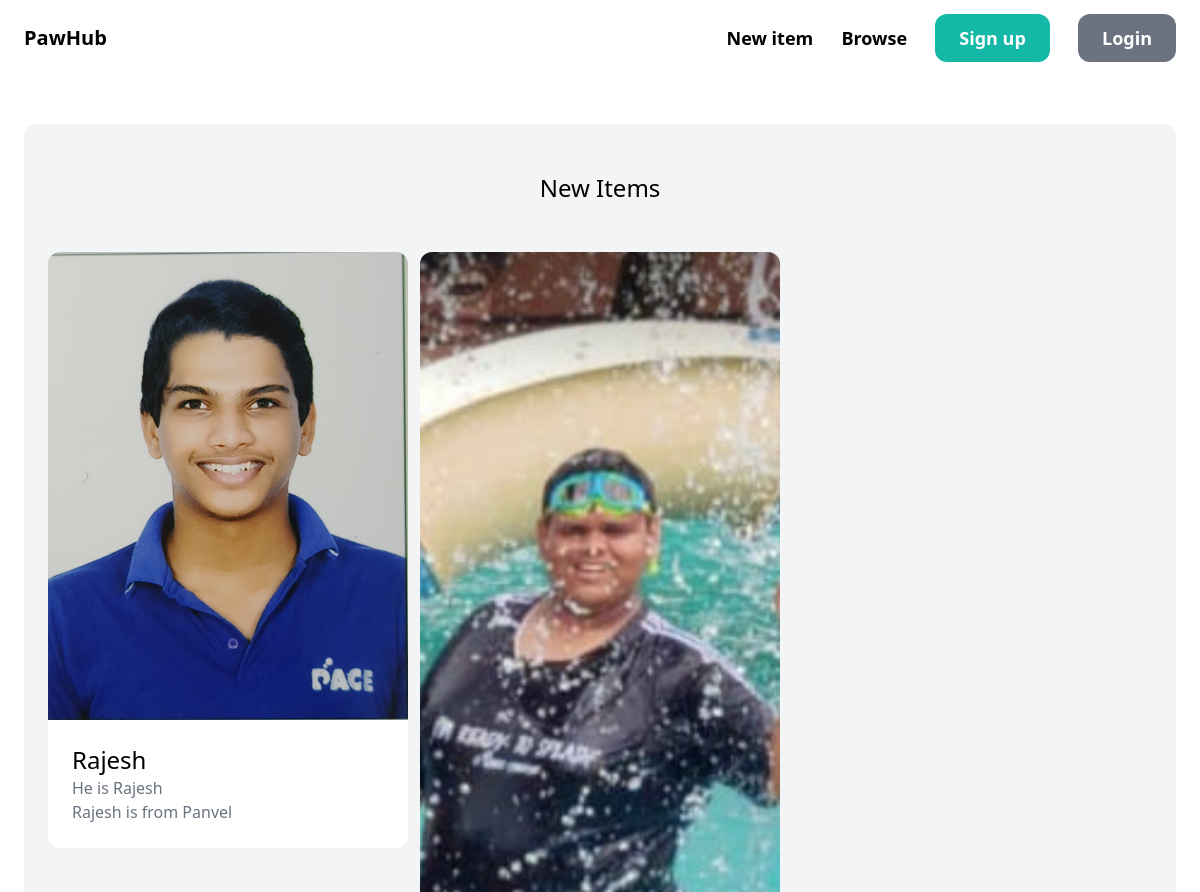
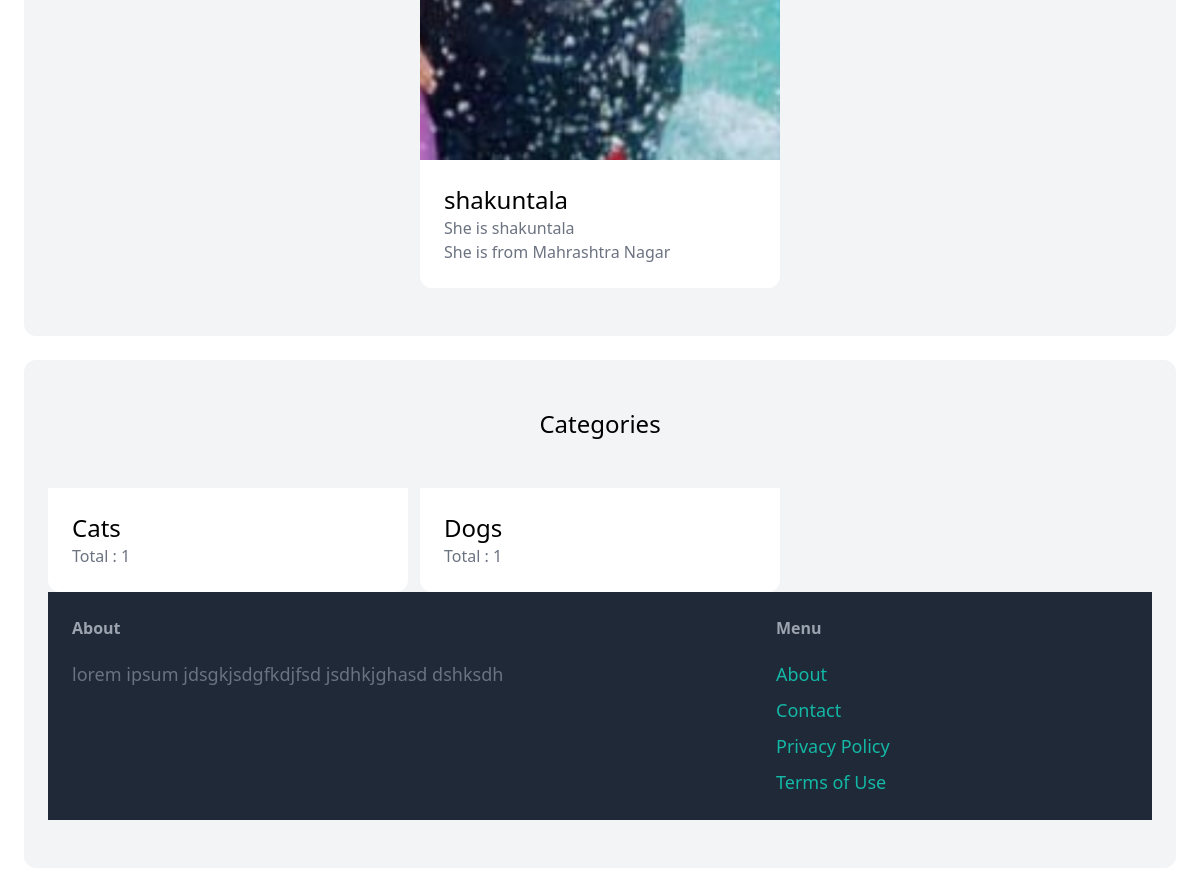
The app's page /, older data (2 pictures, top to bottom).
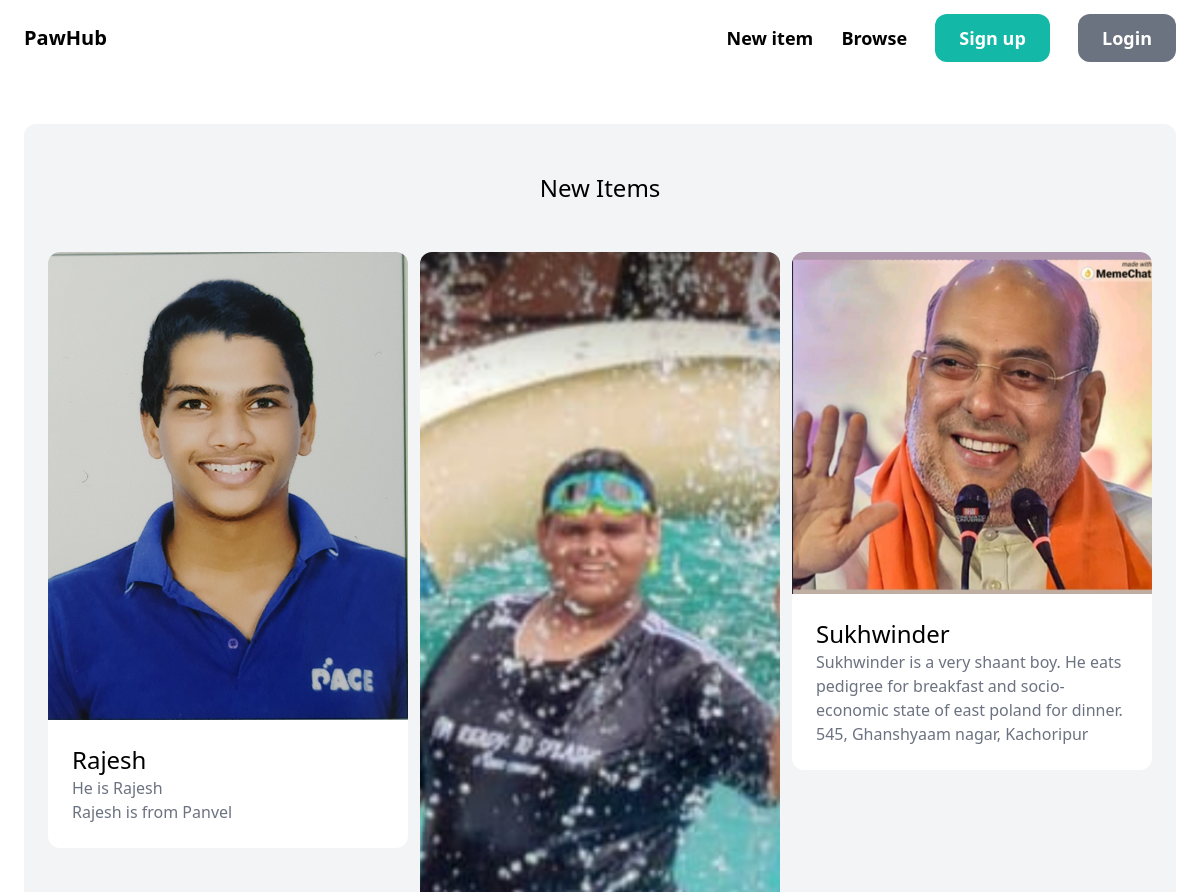
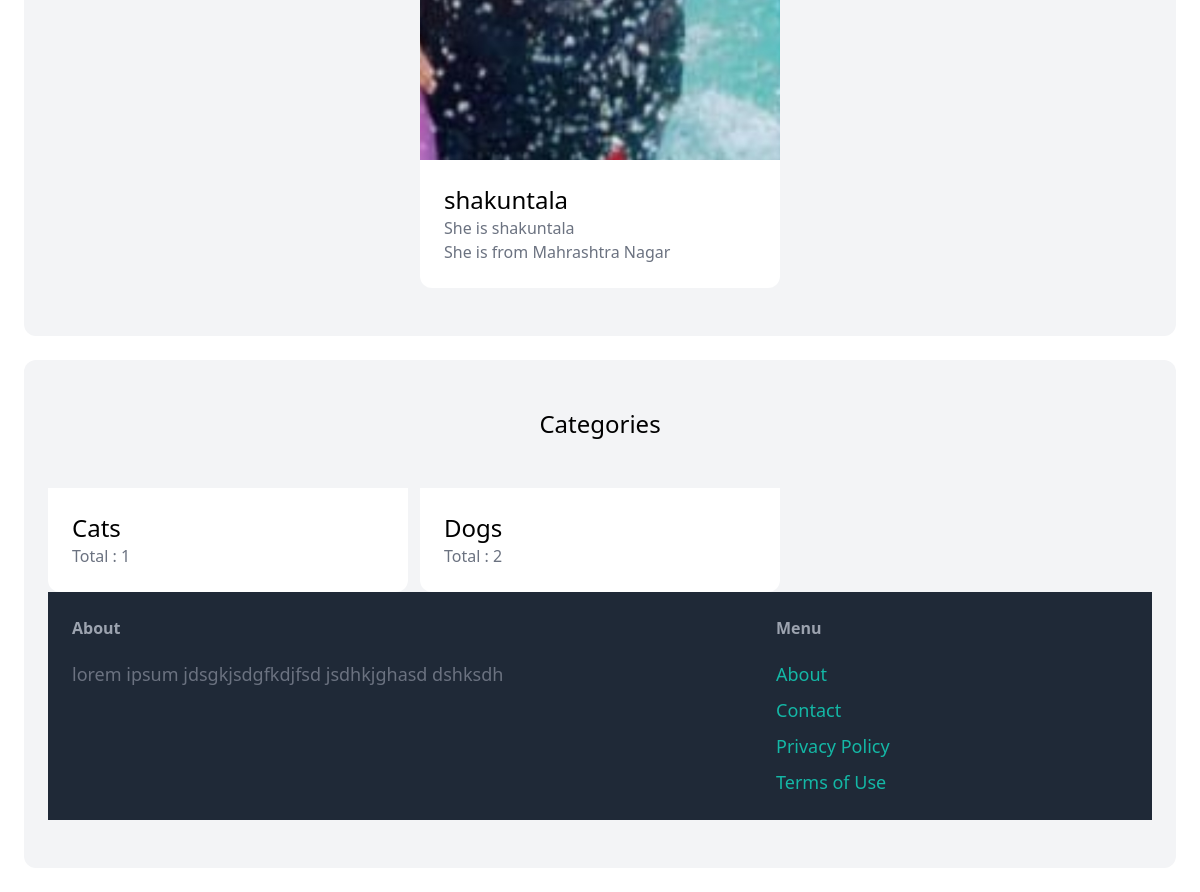
The same page, newer data (2 pictures, top to bottom).
### item/models.py (models this page shows, shortened)
class Item(models.Model):
    category = models.ForeignKey(Category, related_name = 'items', on_delete = models.CASCADE)
    name = models.CharField(max_length = 255)
    image = models.ImageField(upload_to = 'item_images', blank = True, null = True)
    description = models.TextField(blank = True, null = True)
    Address = models.TextField(blank = True, null = True)
    is_adopted = models.BooleanField(default = False)
    created_by = models.ForeignKey(User, related_name = 'item', on_delete = models.CASCADE )
    created_at = models.DateTimeField(auto_now_add = True)

class Category(models.Model):
    name = models.CharField(max_length = 255)
    class Meta:
        ordering = ('name',)
        verbose_name_plural = 'Categories'

### core/views.py (the view)
# urls.py: path('',views.index, name = 'index'),
def index(request):
    items = Item.objects.filter(is_adopted = False)[0:6]
    categories = Category.objects.all()
    return render(request, 'core/index.html',
                  {
                     'categories' : categories,
                     'items' : items,
                  })

### core/templates/core/index.html (shortened to what this page needs)
{% extends "core/base.html" %}
{% block content %}
    <div class = "mt-6 px-6 py-12 bg-gray-100 rounded-xl">
        <h2 class = " mb-12 text-2xl text-center">New Items</h2>
        <div class = "grid grid-cols-3 gap-3">
            {% for item in items %}
                <div>
                    <a href=' {% url 'item:detail' item.id %}'>
                        <div>
                            <img src= "{{ item.image.url }}" class = " rounded-t-xl">
                        </div>
                        <div class = "p-6 bg-white rounded-b-xl">
                            <h2 class = "text-2xl"> {{ item.name }}</h2>
                            <p class= "text-gray-500">{{ item.description }}</p>
                            <p class= "text-gray-500">{{ item.Address }}</p>
                        </div>
                    </a>
                </div>
            {% endfor %}
        </div>
    </div>
    <div class = "mt-6 px-6 py-12 bg-gray-100 rounded-xl">
        <h2 class = " mb-12 text-2xl text-center">Categories</h2>
        <div class = "grid grid-cols-3 gap-3">
            {% for Category in categories %}
                <div>
                    <a href='#'>
                        <div class = "p-6 bg-white rounded-b-xl">
                            <h2 class = "text-2xl"> {{ Category.name }}</h2>
                            <p class= "text-gray-500">Total : {{ Category.items.count}}</p>
                        </div>
                    </a>
                </div>
            {% endfor %}
{% endblock %}

Row changes from the older to the newer data that the page shows:
added Item: image (picture), name "Sukhwinder", description "Sukhwinder is a very shaant boy. He eats pedigree for breakfast and socio-economic state of east poland for dinner.", Address "545, Ghanshyaam nagar, Kachoripur"
computed for Category "Dogs": items.count "1" → "2"
